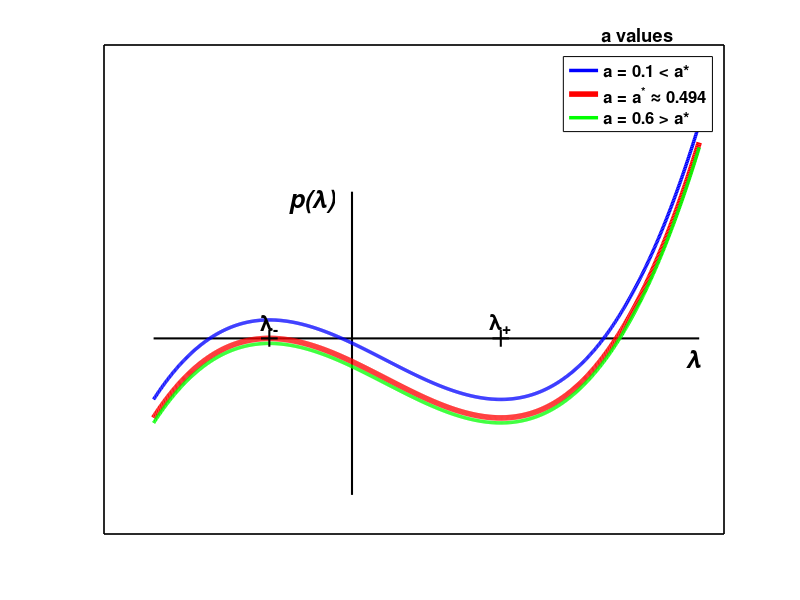

MATLAB code to generate this figure: (Note: this script raises an error after producing the figure.)
% p lambda polynomial for my PDE
a_star = 40/81; 
a_vals = [0.1, a_star, 0.6]; 
colors = {'blue', 'red', 'green'}; 
labels = {'a = 0.1 < a*', ['a = a^* \approx ', num2str(a_star, 3)], 'a = 0.6 > a*'};

L = linspace(-0.8, 1.4, 1000);
figure('Color', 'w', 'Name', 'Figure (c=1, b=0.6)'); 
hold on; box on;
set(gca, 'XTick', [], 'YTick', [], 'XColor', 'k', 'YColor', 'k', 'LineWidth', 1.2); 

line([min(L) max(L)], [0 0], 'Color', 'k', 'LineWidth', 1.5, 'HandleVisibility', 'off'); 
line([0 0], [-0.8 0.75], 'Color', 'k', 'LineWidth', 1.5, 'HandleVisibility', 'off');    

h = zeros(1, length(a_vals));
for i = 1:length(a_vals)
    p_coeffs = [1, -0.4, -0.6, -0.24*a_vals(i)];
    
    if i == 2  
        h(i) = plot(L, polyval(p_coeffs, L), ...
            'Color', colors{i}, 'LineWidth', 4, ... 
            'DisplayName', labels{i});
    else
        h(i) = plot(L, polyval(p_coeffs, L), ...
            'Color', colors{i}, 'LineWidth', 2.5, ...
            'DisplayName', labels{i});
    end
end


crit_pts = roots([3, -0.8, -0.6]); 
L_minus = min(crit_pts);
L_plus  = max(crit_pts);

plot([L_minus, L_plus], [0, 0], 'k+', 'MarkerSize', 12, ...
    'LineWidth', 1.5, 'HandleVisibility', 'off');

text(L_minus, 0.08, '\lambda_-', 'FontSize', 16, ...
    'HorizontalAlignment', 'center', 'FontWeight', 'bold', 'Interpreter', 'tex');
text(L_plus, 0.08, '\lambda_+', 'FontSize', 16, ...
    'HorizontalAlignment', 'center', 'FontWeight', 'bold', 'Interpreter', 'tex');


text(max(L)-0.05, -0.1, '\lambda', ...
    'FontSize', 18, 'FontAngle', 'italic', 'FontWeight', 'bold');
text(-0.25, 0.7, 'p(\lambda)', ...
    'FontSize', 18, 'FontAngle', 'italic', 'FontWeight', 'bold');


lgd = legend(h, 'Location', 'northeast', ...
    'FontSize', 12, 'FontWeight', 'bold');
title(lgd, 'a values');
set(lgd, 'EdgeColor', 'k', 'BackgroundColor', 'w');

xlim([-0.8, 1.55]); 
ylim([-0.8, 0.85]);
hold off;
